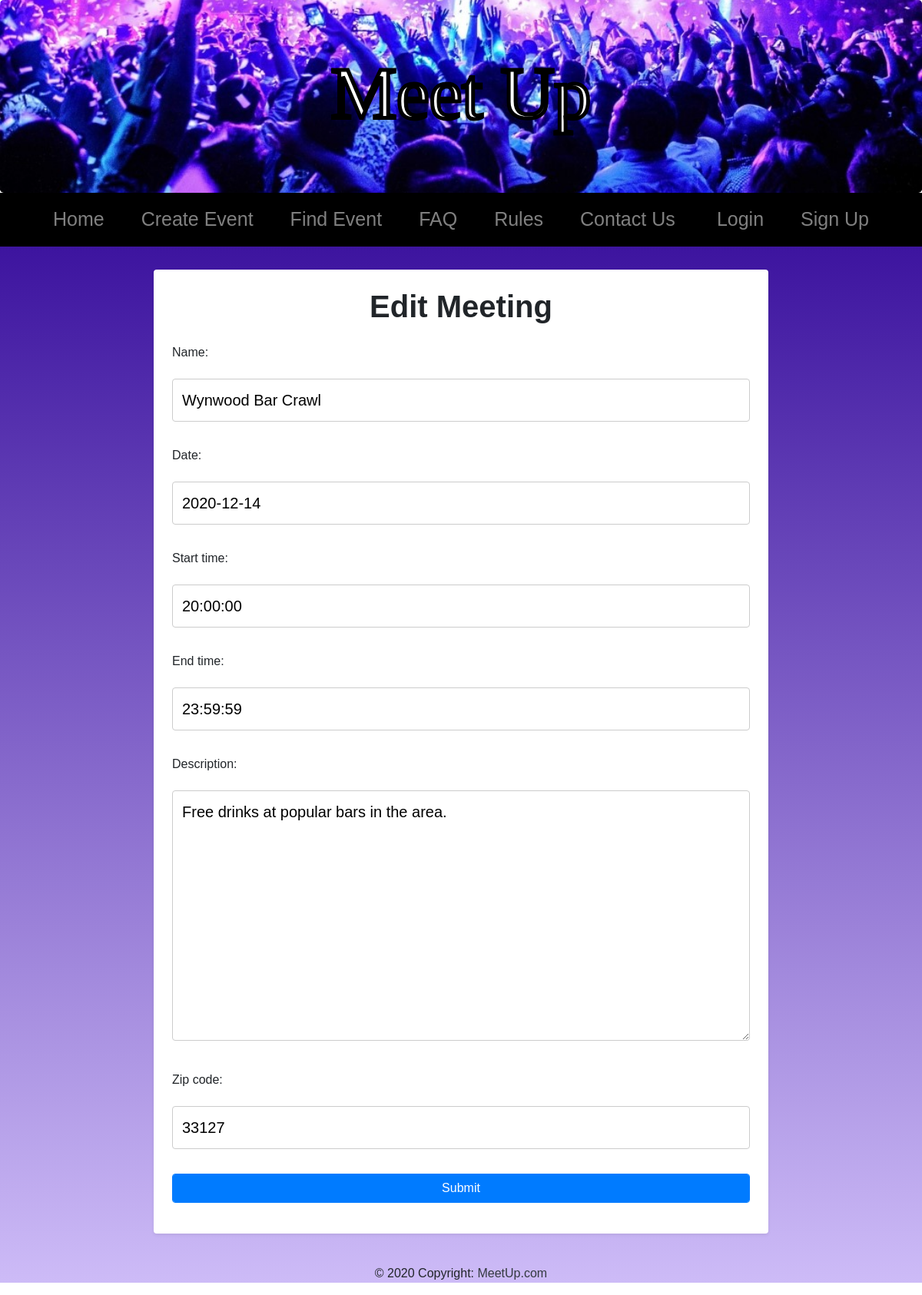
Page /meet/2/edit/ on the committed database.
### pages/models.py (models this page shows)
class Event(models.Model):
    host = models.ForeignKey(User, on_delete=models.CASCADE, related_name='hosted_events')
    name = models.CharField(max_length=64)
    description = models.TextField(max_length=256, default='')
    date = models.DateField(default=datetime.date.today)
    start_time = models.TimeField(default=datetime.time.min)
    end_time = models.TimeField(default=datetime.time.max)
    attendees = models.ManyToManyField(User, related_name='joined_events')
    zip_code = models.CharField(max_length=5, default='00000')

### meeting/views.py (the view, shortened to what this page needs)
# urls.py: path('<int:event_id>/edit/', EditMeetingView.as_view()),
class EditMeetingView(View):
    def get(self, request, event_id):
        event = Event.objects.get(pk=event_id)
        form = CreateMeetingForm(instance=event)
        return render(request, 'form.html', {'form': form, 'title': 'Edit Meeting'})

### meeting/forms.py
class CreateMeetingForm(forms.ModelForm):
    class Meta:
        model = Event
        fields = ('name', 'date', 'start_time', 'end_time', 'description', 'zip_code')

### templates/form.html (shortened to what this page needs)
{% extends "index.html" %}
{% block main_content %}
<div class="col-sm-8 shadow-sm p-4 mb-4 mx-auto bg-white rounded h-100" style="padding: 15px; margin-top: 30px;">
  <form class="form-group" action="" method="post">
    <h1 class="mb-4 text-center font-weight-bold">
        {{ title }}
    </h1>
    {% for field in form %}
      <div class = "form-group">
        <label class="col_form_label">
          {{ field.label_tag }}
        </label>
        {{ field }}
      </div>
    {% endfor %}
    <input class="btn btn-primary form-control" type="submit" value="Submit">
  </form>
</div>
{% endblock %}

### rows in the picture
Event: form "Wynwood Bar Crawl" "2020-12-14" "20:00:00" "23:59:59" "Free drinks at popular bars in the area." "33127"

### other values in the picture
{{ title }} "Edit Meeting"
{{ field.label_tag }} "Name:" "Date:" "Start time:" "End time:" "Description:" "Zip code:"
